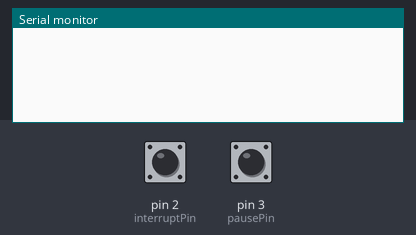
The sketch below on a simulated Arduino Uno, built with avr-gcc and run on an emulated ATmega328P. Parts: the last lines printed to the serial monitor. The inputs (shaded band) are chosen by the test bench; at power-on: pin 3 (pausePin) LOW, pin 2 (interruptPin) LOW.

Above: at 1.2 s.
1.3 s: pin 3 (pausePin) driven HIGH
At 2.4 s:
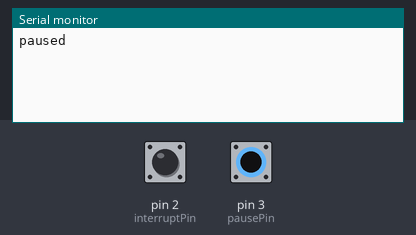
2.8 s: pin 3 (pausePin) pulsed LOW 2 times (0.12 s each, 0.3 s apart)
At 3.14 s:
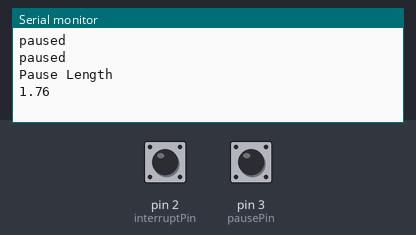

Measured:
- after the input at 1.3 s, the serial monitor: prints a new line at once (image 1)
- after the input at 2.8 s, the serial monitor: prints a new line after 0.13 s (image 2)

The sketch:

guitarHeroLED.ino
```cpp
// column and row pins
const int col1 = 12;
const int col2 = 13;
const int rowPin[] = {4, 5, 6, 7, 8, 9, 10, 11};

// Song
bool playSong = true;
const int songArray[12][7][2] =
{
  { {1, 0}, {0, 1}, {0, 1}, {0, 0}, {0, 0}, {0, 0}, {0, 0} },
  { {1, 0}, {1, 0}, {0, 1}, {0, 1}, {0, 0}, {0, 0}, {0, 0} },
  { {0, 1} ,{1, 0}, {1, 0}, {0, 1}, {0, 1}, {0, 0}, {0, 0} },
  { {1, 0} ,{0, 1} ,{1, 0}, {1, 0}, {0, 1}, {0, 1}, {0, 0} },
  { {0, 1} ,{1, 0} ,{0, 1} ,{1, 0}, {1, 0}, {0, 1}, {0, 1} },
  { {0, 0} ,{0, 1} ,{1, 0} ,{0, 1} ,{1, 0}, {1, 0}, {0, 1} },
  { {0, 0} ,{0, 0} ,{0, 1} ,{1, 0} ,{0, 1} ,{1, 0}, {1, 0} },
  { {0, 0} ,{0, 0} ,{0, 0} ,{0, 1} ,{1, 0} ,{0, 1} ,{1, 0} },
  { {0, 0} ,{0, 0} ,{0, 0} ,{0, 0} ,{0, 1} ,{1, 0} ,{0, 1} },
  { {0, 0} ,{0, 0} ,{0, 0} ,{0, 0} ,{0, 0} ,{0, 1} ,{1, 0} },
  { {0, 0} ,{0, 0} ,{0, 0} ,{0, 0} ,{0, 0} ,{0, 0} ,{0, 1} },
  { {0, 0} ,{0, 0} ,{0, 0} ,{0, 0} ,{0, 0} ,{0, 0} ,{0, 0} },
};

//millis
volatile double ovf_count = 0;
double ovf_count_sec = 0;

// Interrupts
const int interruptPin = 2;
const int pausePin = 3;
volatile boolean pause = false;
volatile boolean redButtonOn = false;
volatile boolean greenButtonOn = false;
volatile boolean changeNote = false;

//Timers
volatile double redStartTime = 0;
volatile double redLength = 0;
volatile boolean readyToTimeRed = false;
volatile boolean startGreen = false;
volatile boolean startRed = false;
volatile double greenStartTime = 0;
volatile double greenLength = 0;
volatile boolean readyToTimeGreen = false;
volatile boolean lastPressedGreen = false;
volatile boolean lastPressedRed = false;
volatile boolean readyToTimePause = false;
volatile boolean startPause = false;
volatile double pauseStartTime = 0;
volatile double pauseLength = 0;

void setup() {
  // put your setup code here, to run once:
  Serial.begin(9600);
  cli(); // disable interrupts

  // Configure pins
  pinMode(interruptPin, INPUT);
  pinMode(pausePin, INPUT);
  pinMode(col1, OUTPUT);
  pinMode(col2, OUTPUT);
  pinMode(A0, INPUT);
  pinMode(A1, INPUT);

  //Interrupts
  attachInterrupt(digitalPinToInterrupt(interruptPin), buttonPress, CHANGE);
  attachInterrupt(digitalPinToInterrupt(pausePin), pauseButton, RISING);

  // Timer register configurations
  TCCR1A = 0;
  TCCR1B = 0;
  TCCR1B = 4;
  TIMSK1 = 6;
  OCR1A = 55000; // value for timer interrupt to overflow, controls beat of the song

  // initialize all leds to be off
  digitalWrite(col1, LOW);
  digitalWrite(col2, LOW);
  for (int i = 0; i < 8; i++) {
    pinMode(rowPin[i], OUTPUT);
    digitalWrite(rowPin[i], HIGH);
  }

  sei(); // enable interrupts

//  TURN ALL LIGHTS ON
//  digitalWrite(col1, HIGH);
//  digitalWrite(col2, HIGH);
//  for (int i = 0; i < 8; i++) {
//    pinMode(rowPin[i], OUTPUT);
//    digitalWrite(rowPin[i], LOW);
//  }
}

void loop() {
  // put your main code here, to run repeatedly:
  if (playSong) {
    for(int i = 0; i < 12 ; i++){ // number of lines of song array
      while(!changeNote || pause) {
        redLedFeedback();
        timeRed();
        recordRedStartTime();
        greenLedFeedback();
        timeGreen();
        recordGreenStartTime();
        timePause();
        recordPauseStartTime();
        for(int r = 0; r < 7; r++) {
          int rowNumber = r + 4;
          if(songArray[i][r][0] == 1){
            digitalWrite(rowNumber, LOW);
            digitalWrite(12, HIGH);
            digitalWrite(rowNumber, HIGH);
            digitalWrite(12, LOW);
          }
          if(songArray[i][r][1] == 1){
            digitalWrite(rowNumber, LOW);
            digitalWrite(13, HIGH);
            digitalWrite(rowNumber, HIGH);
            digitalWrite(13, LOW);
          }
        }
      }
      changeNote = false;
    }
    playSong = false;
  }
  redLedFeedback();
  timeRed();
  greenLedFeedback();
  timeGreen();
  recordGreenStartTime();
  recordRedStartTime();
  recordPauseStartTime();
}

//*** Interrupt handlers ***
void buttonPress() {
  if (analogRead(A0) >= 1000) {
    greenButtonOn = true;
    startGreen = true;
    lastPressedGreen = true;
  } else if (lastPressedGreen) {
    greenButtonOn = false;
    readyToTimeGreen = true;
    lastPressedGreen = false;
  }

  if (analogRead(A1) >= 1000) {
    redButtonOn = true;
    startRed = true;
    lastPressedRed = true;
  } else if (lastPressedRed) {
    redButtonOn = false;
    lastPressedRed = false;
    readyToTimeRed = true;
  }
}

void pauseButton() {
  pause = !pause;
  if (pause) {
    startPause = true;
  } else {
    readyToTimePause = true;
  }
  Serial.println("paused");
}

ISR(TIMER1_COMPA_vect) {
  //overflow counter
  changeNote = true;
  ovf_count ++;
  TCNT1 = 0;
}

//*** Helper Functions ***

double milliss() {
  double current_time = 0;
  current_time = ovf_count * 0.885 + TCNT1 * 0.0000016;
  return current_time;
}

void redLedFeedback() {
  if(redButtonOn) {
    digitalWrite(11, LOW);
    digitalWrite(12, HIGH);

    digitalWrite(11, HIGH);
    digitalWrite(12, LOW);
  }
}

void greenLedFeedback() {
  if(greenButtonOn) {
    digitalWrite(11, LOW);
    digitalWrite(13, HIGH);

    digitalWrite(11, HIGH);
    digitalWrite(13, LOW);
  }
}

void timeRed() {
  if (readyToTimeRed) {
    redLength = milliss() - redStartTime;
    readyToTimeRed = false;
    Serial.println("Red Length");
    Serial.println(redLength);
  }
}

void timeGreen() {
  if (readyToTimeGreen) {
    greenLength = milliss() - greenStartTime;
    readyToTimeGreen = false;
    Serial.println("Green Length");
    Serial.println(greenLength);
  }
}

void timePause() {
  if (readyToTimePause) {
    pauseLength = milliss() - pauseStartTime;
    readyToTimePause = false;
    Serial.println("Pause Length");
    Serial.println(pauseLength);
  }
}

void recordGreenStartTime() {
  if (startGreen) {
    greenStartTime = milliss();
    startGreen = false;
  }
}

void recordRedStartTime() {
  if (startRed) {
    redStartTime = milliss();
    startRed = false;
  }
}

void recordPauseStartTime() {
  if (startPause) {
    pauseStartTime = milliss();
    startPause = false;
  }
}
```
